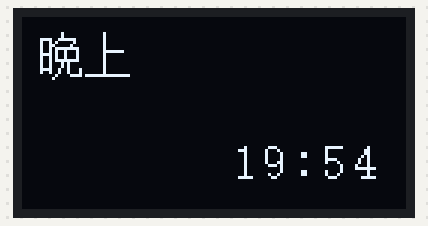
The program below on a simulated Raspberry Pi Pico running MicroPython. Shown: 128×64 one-colour display. The clock reads 2024-03-15 10:24:30 at power-on unless the program sets it; library files of the repository ran but are not shown: ssd1306.py.

Above: at 0.1 s.
At 60.1 s:
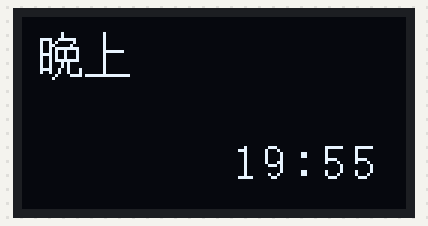
At 120.1 s:
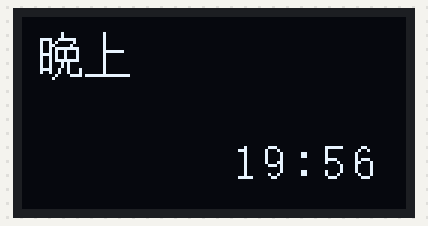

Measured:
- what the display in image 1 shows lasts 60.0 s, from 60.0 s to 120.0 s

The program:

main.py
```python
import machine
import ssd1306
import framebuf
import time
from machine import RTC

rtc = RTC()
rtc.datetime((2033, 10, 2, 1, 19, 54, 0, 0)) # set a specific date and tim

# 14 & 15 -> GP14 & GP15
i2c = machine.I2C(1, sda=machine.Pin(14), scl=machine.Pin(15), freq=400000)
oled = ssd1306.SSD1306_I2C(128, 64, i2c)

data_mor = [0x00, 0x00, 0x02, 0x00,
    0x1f, 0xf0, 0x02, 0x00,
    0x10, 0x10, 0x02, 0x00,
    0x10, 0x10, 0x02, 0x00,
    0x1f, 0xf0, 0x02, 0x00,
    0x10, 0x10, 0x02, 0x00,
    0x10, 0x10, 0x03, 0xf8,
    0x1f, 0xf0, 0x02, 0x00,
    0x01, 0x00, 0x02, 0x00,
    0x01, 0x00, 0x02, 0x00,
    0xff, 0xfe, 0x02, 0x00,
    0x01, 0x00, 0x02, 0x00,
    0x01, 0x00, 0x02, 0x00,
    0x01, 0x00, 0x02, 0x00,
    0x01, 0x00, 0xff, 0xfe,
    0x01, 0x00, 0x00, 0x00]

data_mon = [0x01, 0x00, 0x08, 0x00,
    0x01, 0x00, 0x08, 0x00,
    0x01, 0x00, 0x08, 0x00,
    0x01, 0x00, 0x1f, 0xf8,
    0x3f, 0xf8, 0x11, 0x00,
    0x21, 0x08, 0x21, 0x00,
    0x21, 0x08, 0x41, 0x00,
    0x21, 0x08, 0x01, 0x00,
    0x21, 0x08, 0x01, 0x00,
    0x21, 0x08, 0xff, 0xfe,
    0x3f, 0xf8, 0x01, 0x00,
    0x21, 0x08, 0x01, 0x00,
    0x01, 0x00, 0x01, 0x00,
    0x01, 0x00, 0x01, 0x00,
    0x01, 0x00, 0x01, 0x00,
    0x01, 0x00, 0x01, 0x00]

data_afn = [0x00, 0x00, 0x08, 0x00,
    0xff, 0xfe, 0x08, 0x00,
    0x02, 0x00, 0x08, 0x00,
    0x02, 0x00, 0x1f, 0xf8,
    0x02, 0x00, 0x11, 0x00,
    0x02, 0x00, 0x21, 0x00,
    0x02, 0x40, 0x41, 0x00,
    0x02, 0x20, 0x01, 0x00,
    0x02, 0x10, 0x01, 0x00,
    0x02, 0x08, 0xff, 0xfe,
    0x02, 0x08, 0x01, 0x00,
    0x02, 0x00, 0x01, 0x00,
    0x02, 0x00, 0x01, 0x00,
    0x02, 0x00, 0x01, 0x00,
    0x02, 0x00, 0x01, 0x00,
    0x02, 0x00, 0x01, 0x00]

data_nig = [0x00, 0x80, 0x02, 0x00,
    0x00, 0x80, 0x02, 0x00,
    0x79, 0xf8, 0x02, 0x00,
    0x4a, 0x08, 0x02, 0x00,
    0x4c, 0x10, 0x02, 0x00,
    0x4b, 0xfc, 0x02, 0x00,
    0x4a, 0x44, 0x03, 0xf8,
    0x7a, 0x44, 0x02, 0x00,
    0x4a, 0x44, 0x02, 0x00,
    0x4b, 0xfc, 0x02, 0x00,
    0x48, 0xa0, 0x02, 0x00,
    0x48, 0xa0, 0x02, 0x00,
    0x79, 0x22, 0x02, 0x00,
    0x49, 0x22, 0x02, 0x00,
    0x02, 0x1e, 0xff, 0xfe,
    0x04, 0x00, 0x00, 0x00]

number = {
    0: [0x00, 0x00,
    0x00, 0x00,
    0x00, 0x00,
    0x18, 0x00,
    0x24, 0x00,
    0x42, 0x00,
    0x42, 0x00,
    0x42, 0x00,
    0x42, 0x00,
    0x42, 0x00,
    0x42, 0x00,
    0x42, 0x00,
    0x24, 0x00,
    0x18, 0x00,
    0x00, 0x00,
    0x00, 0x00],

    1: [0x00, 0x00,
    0x00, 0x00,
    0x00, 0x00,
    0x08, 0x00,
    0x38, 0x00,
    0x08, 0x00,
    0x08, 0x00,
    0x08, 0x00,
    0x08, 0x00,
    0x08, 0x00,
    0x08, 0x00,
    0x08, 0x00,
    0x08, 0x00,
    0x3e, 0x00,
    0x00, 0x00,
    0x00, 0x00],

    2: [0x00, 0x00,
    0x00, 0x00,
    0x00, 0x00,
    0x3c, 0x00,
    0x42, 0x00,
    0x42, 0x00,
    0x42, 0x00,
    0x02, 0x00,
    0x04, 0x00,
    0x08, 0x00,
    0x10, 0x00,
    0x20, 0x00,
    0x42, 0x00,
    0x7e, 0x00,
    0x00, 0x00,
    0x00, 0x00],

    3: [0x00, 0x00,
    0x00, 0x00,
    0x00, 0x00,
    0x3c, 0x00,
    0x42, 0x00,
    0x42, 0x00,
    0x02, 0x00,
    0x04, 0x00,
    0x18, 0x00,
    0x04, 0x00,
    0x02, 0x00,
    0x42, 0x00,
    0x42, 0x00,
    0x3c, 0x00,
    0x00, 0x00,
    0x00, 0x00],

    4: [0x00, 0x00,
    0x00, 0x00,
    0x00, 0x00,
    0x04, 0x00,
    0x0c, 0x00,
    0x0c, 0x00,
    0x14, 0x00,
    0x24, 0x00,
    0x24, 0x00,
    0x44, 0x00,
    0x7f, 0x00,
    0x04, 0x00,
    0x04, 0x00,
    0x1f, 0x00,
    0x00, 0x00,
    0x00, 0x00],

    5: [0x00, 0x00,
    0x00, 0x00,
    0x00, 0x00,
    0x7e, 0x00,
    0x40, 0x00,
    0x40, 0x00,
    0x40, 0x00,
    0x78, 0x00,
    0x44, 0x00,
    0x02, 0x00,
    0x02, 0x00,
    0x42, 0x00,
    0x44, 0x00,
    0x38, 0x00,
    0x00, 0x00,
    0x00, 0x00],

    6: [0x00, 0x00,
    0x00, 0x00,
    0x00, 0x00,
    0x18, 0x00,
    0x24, 0x00,
    0x40, 0x00,
    0x40, 0x00,
    0x5c, 0x00,
    0x62, 0x00,
    0x42, 0x00,
    0x42, 0x00,
    0x42, 0x00,
    0x22, 0x00,
    0x1c, 0x00,
    0x00, 0x00,
    0x00, 0x00],

    7: [0x00, 0x00,
    0x00, 0x00,
    0x00, 0x00,
    0x7e, 0x00,
    0x42, 0x00,
    0x04, 0x00,
    0x04, 0x00,
    0x08, 0x00,
    0x08, 0x00,
    0x10, 0x00,
    0x10, 0x00,
    0x10, 0x00,
    0x10, 0x00,
    0x10, 0x00,
    0x00, 0x00,
    0x00, 0x00],

    8: [0x00, 0x00,
    0x00, 0x00,
    0x00, 0x00,
    0x3c, 0x00,
    0x42, 0x00,
    0x42, 0x00,
    0x42, 0x00,
    0x24, 0x00,
    0x18, 0x00,
    0x24, 0x00,
    0x42, 0x00,
    0x42, 0x00,
    0x42, 0x00,
    0x3c, 0x00,
    0x00, 0x00,
    0x00, 0x00],

    9: [0x00, 0x00,
    0x00, 0x00,
    0x00, 0x00,
    0x38, 0x00,
    0x44, 0x00,
    0x42, 0x00,
    0x42, 0x00,
    0x42, 0x00,
    0x46, 0x00,
    0x3a, 0x00,
    0x02, 0x00,
    0x02, 0x00,
    0x24, 0x00,
    0x18, 0x00,
    0x00, 0x00,
    0x00, 0x00]
}

dot = [0x00, 0x00,
    0x00, 0x00,
    0x00, 0x00,
    0x00, 0x00,
    0x00, 0x00,
    0x00, 0x00,
    0x18, 0x00,
    0x18, 0x00,
    0x00, 0x00,
    0x00, 0x00,
    0x00, 0x00,
    0x00, 0x00,
    0x18, 0x00,
    0x18, 0x00,
    0x00, 0x00,
    0x00, 0x00]

# 128 * 64
def bfRenderNumber(dwHours, dwMinute, x, y, bShowCenter):
    if x >= 128:
        x = 0

    time = 0
    pos = divmod(dwHours, 10)
    for i in pos:
        buf = framebuf.FrameBuffer(bytearray(number[i]), 10, 16, framebuf.MONO_HLSB)
        oled.blit(buf, x + time, y)
        time += 10

    if bShowCenter == True:
        buf = framebuf.FrameBuffer(bytearray(dot), 10, 16, framebuf.MONO_HLSB)
        oled.blit(buf, x + time, y - 1)

    time += 10

    pos = divmod(dwMinute, 10)
    for i in pos:
        buf = framebuf.FrameBuffer(bytearray(number[i]), 10, 16, framebuf.MONO_HLSB)
        oled.blit(buf, x + time, y)
        time += 10

while True:
    struct = time.localtime(time.time())

    if struct[3] >= 5 and struct[3] < 12:
        buf = framebuf.FrameBuffer(bytearray(data_mor), 32, 16, framebuf.MONO_HLSB)
        oled.blit(buf, 5,  5)

    if struct[3] == 12:
        buf = framebuf.FrameBuffer(bytearray(data_mon), 32, 16, framebuf.MONO_HLSB)
        oled.blit(buf, 5,  5)

    if struct[3] >= 13 and struct[3] < 18:
        buf = framebuf.FrameBuffer(bytearray(data_afn), 32, 16, framebuf.MONO_HLSB)
        oled.blit(buf, 5,  5)

    if struct[3] >= 18 and struct[3] <= 23:
        buf = framebuf.FrameBuffer(bytearray(data_nig), 32, 16, framebuf.MONO_HLSB)
        oled.blit(buf, 5,  5)

    bfRenderNumber(struct[3], struct[4], 70, 40, True)

    #text = "{:02d}".format(struct[4])
    #oled.text(str(struct[3]) + ":" + text, 5, 5)
    #oled.text(str(struct[0]) + "-" + str(struct[1]) + "-" + str(struct[2]) + " " + str(struct[3]) + ":" + str(struct[4]), 5, 50)
    oled.show()
    oled.fill(0)
```
